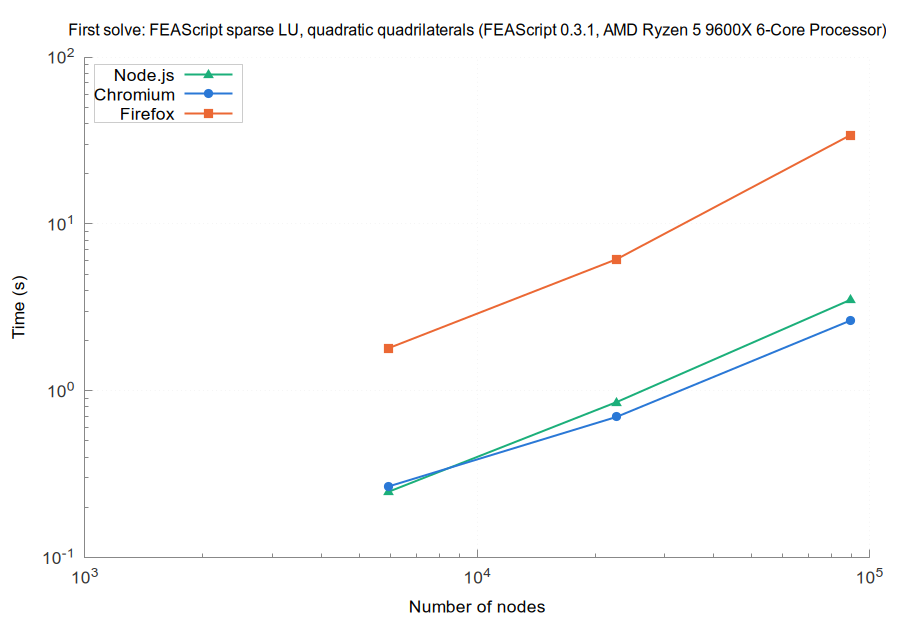

This figure's gnuplot source:
set terminal pngcairo size 900,620 font 'Arial,13'
set border 3 lc rgb '#888888'; set tics nomirror tc rgb '#333333'
set grid lc rgb '#e6e6e6' lw 1; set key top left box lc rgb '#cccccc' opaque
set logscale xy; set format y '10^{%L}'; set format x '10^{%L}'
set output 'browsers_FEAScript_sparse_LU_quadratic_quadrilaterals_first.png'
set title 'First solve: FEAScript sparse LU, quadratic quadrilaterals (FEAScript 0.3.1, AMD Ryzen 5 9600X 6-Core Processor)' font 'Arial,12'
set xlabel 'Number of nodes'
set ylabel 'Time (s)'
plot 'browsers_FEAScript_sparse_LU_quadratic_quadrilaterals_first_node.dat' u 1:2 w lp lw 2 pt 9 ps 1.2 lc rgb '#1baf7a' t 'Node.js', \
     'browsers_FEAScript_sparse_LU_quadratic_quadrilaterals_first_chromium.dat' u 1:2 w lp lw 2 pt 7 ps 1.2 lc rgb '#2a78d6' t 'Chromium', \
     'browsers_FEAScript_sparse_LU_quadratic_quadrilaterals_first_firefox.dat' u 1:2 w lp lw 2 pt 5 ps 1.2 lc rgb '#eb6834' t 'Firefox'
